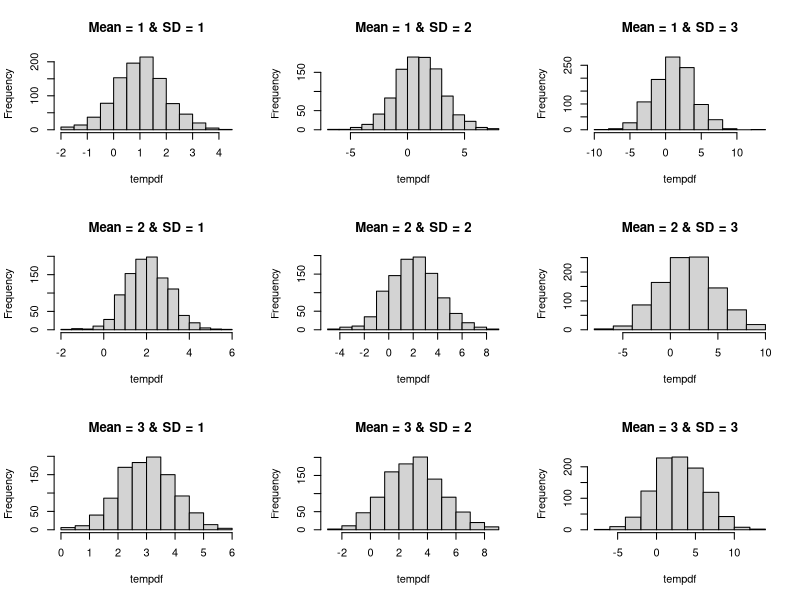
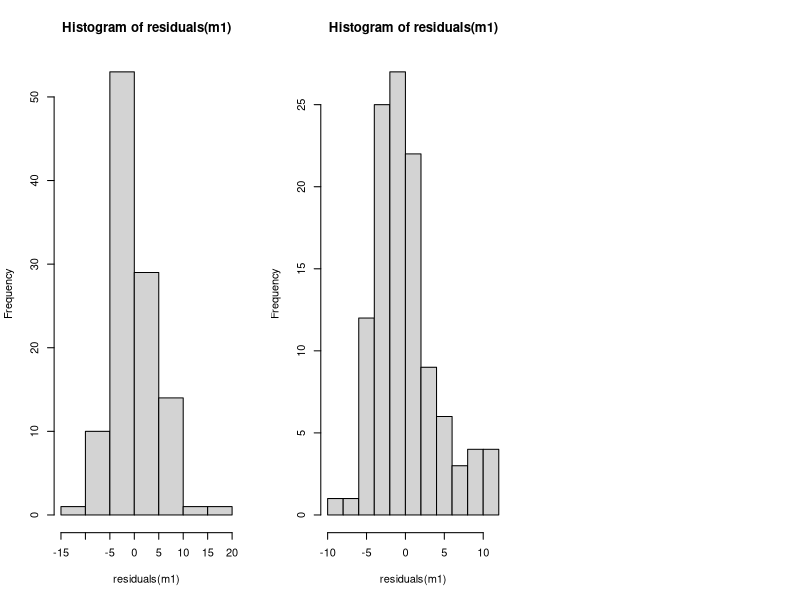

Write R code to recreate these figures, in order.
## ---- chunk 1
library(palmerpenguins)
penguins <- penguins[!is.na(penguins$body_mass_g),]
penguins <- data.frame(penguins) ## drop NAs and convert to  data.frame
str(penguins)


### separate linear models for each species
adelie <- subset(penguins, species=="Adelie")
corAde <- cor(adelie$bill_length_mm, adelie$bill_depth_mm, use="complete.obs")
chinstrap <- subset(penguins, species=="Chinstrap")
corchin <- cor(chinstrap$bill_length_mm, chinstrap$bill_depth_mm, use="complete.obs")
gentoo <- subset(penguins, species=="Gentoo")
corGen <- cor(gentoo$bill_length_mm, gentoo$bill_depth_mm, use="complete.obs")
penguinDF <- data.frame(species=c("Adelie","Chinstrap","Gentoo"), 
                        corValue =c(corAde,corchin,corGen) )

## ---- chunk 2
for(i in 1:5){
  print(i)
}

## ---- chunk 3

## list species
speciesNames <- c("Adelie","Chinstrap","Gentoo")

## Empty vector to fill
outCor <- c()

for(i in 1:3){
tempPenguin <- subset(penguins, species==speciesNames[i]) ## subset species by that iteration
corVal <- cor(tempPenguin$bill_length_mm, tempPenguin$bill_depth_mm, use="complete.obs") ##conduct correlation
outCor <- c(outCor,corVal) ## join empty vector with new cor value
}
outCor

## ---- chunk 4

## Empty vector to fill
outCor <- c()

for(i in c("Adelie","Chinstrap","Gentoo")){
tempPenguin <- subset(penguins, species== i ) ## subset species by that iteration
corVal <- cor(tempPenguin$bill_length_mm, tempPenguin$bill_depth_mm, use="complete.obs") ##conduct correlation
outCor <- c(outCor,corVal) ## join empty vector with new cor value
}
outCor

## ---- chunk 5
## Empty data.frame to fill
coefout <- data.frame()

for(i in c("Adelie","Chinstrap","Gentoo")){
model <- lm(flipper_length_mm ~ body_mass_g, data= penguins, species == i )
dfTemp <- data.frame(species= i, 
                      coefficient = coef(model)[2],
                      intercept = coef(model)[2])
coefout <- rbind(coefout,dfTemp)
}
coefout
## ---- chunk 6
## Empty data.frame to fill
coefout <- data.frame()

for(i in c("Adelie","Chinstrap","Gentoo")){
  for(j in 2007:2009){
    
model <- lm(flipper_length_mm ~ body_mass_g, data= penguins, species == i & year == j )
dfTemp <- data.frame(species= i, 
                     year = j,
                      coefficient = coef(model)[2],
                      intercept = coef(model)[2])
coefout <- rbind(coefout,dfTemp)
  }
}
coefout
## ---- chunk 7

par(mfrow=c(3,3))
for(i in 1:3){
  for(j in 1:3){
  tempdf <- rnorm(1000, mean= i, sd = j )
  hist(tempdf, main=paste0("Mean = ",i," & SD = ",j))
  }
}


## ---- chunk 8
## Loop without conditional next
valOut <- c() ## empty vector
for (i in 0:5){
  tempVal <- log(i) 
  valOut <- c(valOut,tempVal)
}
valOut ## output


## Adding in next statement
valOut <- c()
for (i in 0:5){
  tempVal <- log(i) 
  if(is.infinite(tempVal)) { ## test expression of the loop
  next ## skip remainder of loop if test is true
  }
  valOut <- c(valOut,tempVal)
}
valOut
## ---- chunk 9

par(mfrow=c(1,3))
for(i in 2006:2008){
  tryCatch({ ## wrap the entire loop in a Try catch
  m1 <- lm(bill_length_mm ~ body_mass_g, data=penguins, year==i)
  hist(residuals(m1))
  }, error = function(e) print(i)) ## specify what occurs with an error messagge
}

## ---- chunk 10

## Create output dataframe
outDF <- data.frame()

for(i in c(4,6,8)){
  m1 <- lm(mpg ~ hp, data=mtcars, cyl==i) ## linear model through mtcars dataset for each cylinder type
  results <- data.frame(anova(m1)) ## extract model co-efficients
  results[,"cyl"] <- i
  outDF <- rbind(results)
}
outDF


## ---- chunk 11
## Create output dataframe
outDF <- data.frame()

for(i in c(4,6,8)){
  m1 <- lm(mpg ~ hp, data=mtcars, cyl==i) ## linear model through mtcars dataset for each cylinder type
  results <- data.frame(anova(m1)) ## extract model co-efficients
  results[,"cyl"] <- i
  outDF <- rbind(outDF, results) ## NEEDED TO ADD BIND TO OUTPUT DF
}
outDF
## ---- chunk 12
## Create output dataframe
anovaOut <- data.frame()

for(i in c("cyl","gear","am")){
 i 
}
## ---- chunk 13
for(i in c("cyl","gear","am")){
 predictor <- as.factor( mtcars[,i])
 m1 <- aov(mpg ~ predictor, data=mtcars)
 print(summary(m1))
}
## ---- chunk 14
for(i in 2007:2009){
  m1 <- lm(bill_length_mm ~ body_mass_g, data=penguins, year==i)
  
}
## ---- chunk 15
for(i in 2007:2009){
  m1 <- lm(bill_length_mm ~ body_mass_g, data=penguins, year==i)
  shap1 <- shapiro.test(residuals(m1))
  print(shap1)
}
